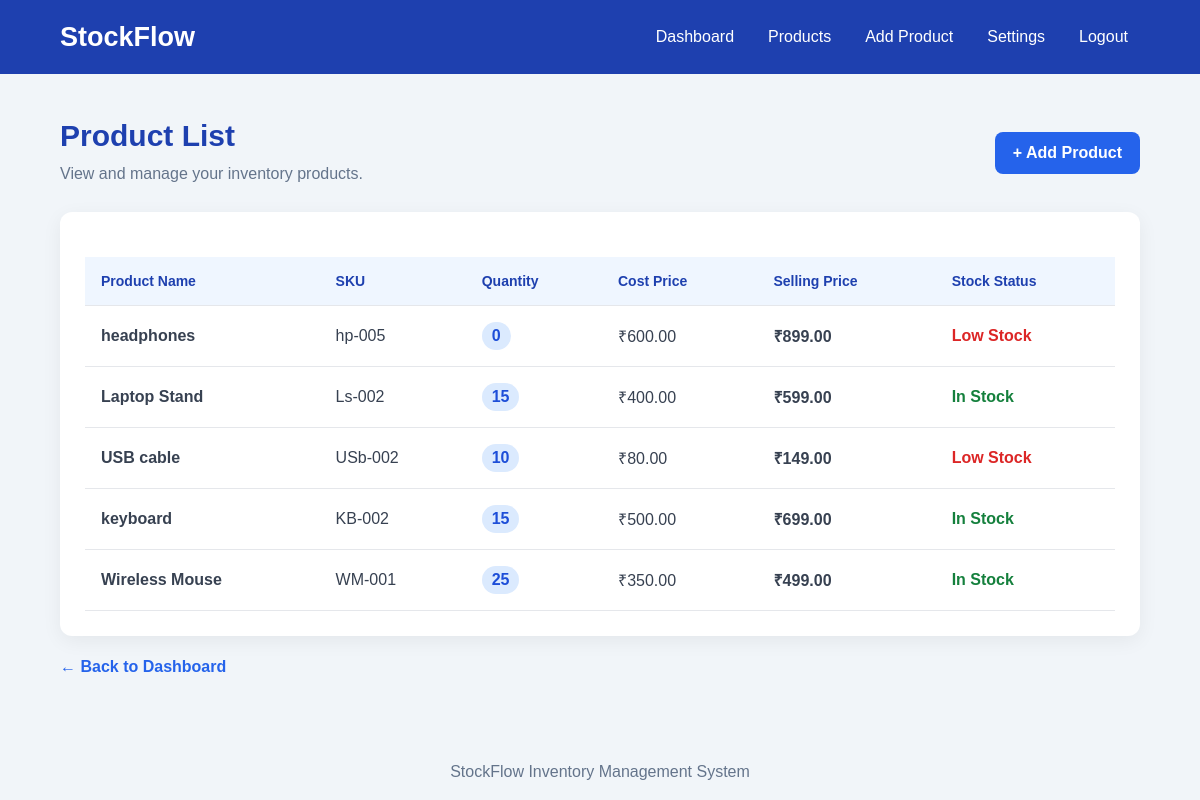
Screenshot of /products/ (signed in) with the database file from the repository.
### inventory/models.py (models this page shows, shortened)
class Product(models.Model):
    organization = models.ForeignKey(
        Organization,
        on_delete=models.CASCADE,
        related_name="products",
    )
    name = models.CharField(max_length=150)
    sku = models.CharField(max_length=80)
    description = models.TextField(blank=True)
    quantity = models.PositiveIntegerField(default=0)
    cost_price = models.DecimalField(
        max_digits=10, decimal_places=2, null=True, blank=True
    )
    selling_price = models.DecimalField(
        max_digits=10, decimal_places=2, null=True, blank=True
    )
    low_stock_threshold = models.PositiveIntegerField(
        null=True, blank=True
    )
    created_at = models.DateTimeField(auto_now_add=True)
    updated_at = models.DateTimeField(auto_now=True)
    class Meta:
        constraints = [
            models.UniqueConstraint(
                fields=["organization", "sku"],
                name="unique_sku_per_organization",
            )
        ]
    def effective_threshold(self):
        if self.low_stock_threshold is not None:
            return self.low_stock_threshold
        return self.organization.default_low_stock_threshold
    @property
    def is_low_stock(self):
        return self.quantity <= self.effective_threshold()

### inventory/views.py (the view)
# urls.py: path("products/", views.product_list, name="product_list"),
@login_required
def product_list(request):
    organization = Organization.objects.filter(
        owner=request.user
    ).first()
    if organization:
        products = Product.objects.filter(
            organization=organization
        ).order_by("-created_at")
    else:
        products = Product.objects.none()
    return render(
        request,
        "inventory/product_list.html",
        {"products": products},
    )

### inventory/templates/inventory/product_list.html (shortened to what this page needs)
{% extends "inventory/base.html" %}
{% block content %}
<div class="products-page">
    <div class="products-header">
        <div>
            <h1>Product List</h1>
            <p>View and manage your inventory products.</p>
        </div>
        <a href="{% url 'product_create' %}" class="add-product-btn">
            + Add Product
        </a>
    </div>
    <div class="products-card">
        <div class="table-responsive">
            <table class="products-table">
                <thead>
                    <tr>
                        <th>Product Name</th>
                        <th>SKU</th>
                        <th>Quantity</th>
                        <th>Cost Price</th>
                        <th>Selling Price</th>
                        <th>Stock Status</th>
                    </tr>
                </thead>
                <tbody>
                    {% for product in products %}
                    <tr>
                        <td class="product-name">{{ product.name }}</td>
                        <td>{{ product.sku }}</td>
                        <td>
                            <span class="quantity-badge">
                                {{ product.quantity }}
                            </span>
                        </td>
                        <td>
                            {% if product.cost_price != None %}
                                ₹{{ product.cost_price|floatformat:2 }}
                            {% else %}
                                -
                            {% endif %}
                        </td>
                        <td class="price">
                            {% if product.selling_price != None %}
                                ₹{{ product.selling_price|floatformat:2 }}
                            {% else %}
                                -
                            {% endif %}
                        </td>
                        <td>
                            {% if product.is_low_stock %}
                                <span style="color:#dc2626;font-weight:bold;">
                                    Low Stock
                                </span>
                            {% else %}
                                <span style="color:#15803d;font-weight:bold;">
                                    In Stock
                                </span>
                            {% endif %}
                        </td>
                    </tr>
                    {% endfor %}
                </tbody>
            </table>
        </div>
    </div>
    <a href="{% url 'dashboard' %}" class="back-link">
        ← Back to Dashboard
    </a>
</div>
{% endblock %}

### inventory/templates/inventory/base.html (style rules this page uses)
* { box-sizing: border-box; margin: 0; padding: 0; }
body { font-family: Arial, sans-serif; background: #f1f5f9; color: #1f2937; min-height: 100vh; }
p { line-height: 1.6; }
a { color: #2563eb; }
table { width: 100%; border-collapse: collapse; background: white; }
th, td { padding: 14px; border-bottom: 1px solid #e5e7eb; text-align: left; }
th { background: #eff6ff; color: #1e40af; }

### inventory/templates/inventory/product_list.html (style rules this page uses)
.products-page { padding: 10px 0 30px; }
.products-header { display: flex; justify-content: space-between; align-items: center; flex-wrap: wrap; gap: 15px; margin-bottom: 25px; }
.products-header h1 { color: #1e40af; font-size: 30px; margin: 0; }
.products-header p { color: #64748b; margin-top: 8px; }
.add-product-btn { display: inline-block; background: #2563eb; color: white; text-decoration: none; padding: 12px 18px; border-radius: 8px; font-weight: bold; transition: 0.2s; }
.products-card { background: white; padding: 25px; border-radius: 12px; box-shadow: 0 5px 20px rgba(0, 0, 0, 0.06); overflow: hidden; }
.table-responsive { width: 100%; overflow-x: auto; margin-top: 20px; }
.products-table { width: 100%; border-collapse: collapse; min-width: 650px; }
.products-table thead { background: #eff6ff; }
.products-table th { color: #1e40af; font-size: 14px; text-align: left; padding: 16px; white-space: nowrap; }
.products-table td { padding: 16px; border-bottom: 1px solid #e5e7eb; color: #374151; }
.product-name { font-weight: bold; color: #1f2937; }
.quantity-badge { display: inline-block; background: #dbeafe; color: #1d4ed8; padding: 5px 10px; border-radius: 20px; font-weight: bold; }
.price { color: #15803d; font-weight: bold; }
.back-link { display: inline-block; margin-top: 22px; color: #2563eb; text-decoration: none; font-weight: bold; }

### rows the page displays
Product: name "headphones", sku "hp-005", quantity "0", cost_price "600.00", selling_price "899.00", low_stock_threshold "Low Stock"
Product: name "Laptop Stand", sku "Ls-002", quantity "15", cost_price "400.00", selling_price "599.00", low_stock_threshold "In Stock"
Product: name "USB cable", sku "USb-002", quantity "10", cost_price "80.00", selling_price "149.00", low_stock_threshold "Low Stock"
Product: name "keyboard", sku "KB-002", quantity "15", cost_price "500.00", selling_price "699.00", low_stock_threshold "In Stock"
Product: name "Wireless Mouse", sku "WM-001", quantity "25", cost_price "350.00", selling_price "499.00", low_stock_threshold "In Stock"
